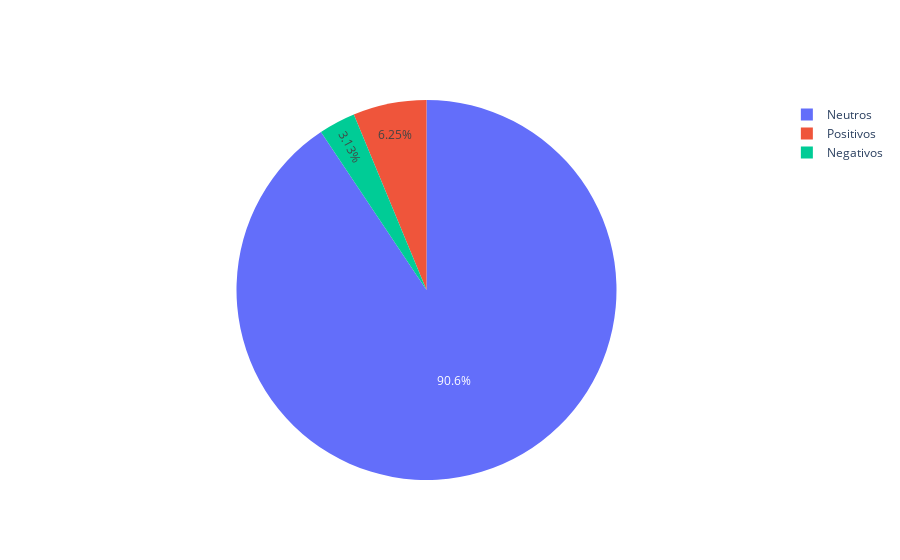

This figure's notebook cell:
### Code cell
import plotly.graph_objects as go

####################################
# Contar la cantidad de sentimientos negativos, neutros y positivos
negativos = tweets_tidy[tweets_tidy["sentimiento"] < 0].count().values[0]
neutros = tweets_tidy[tweets_tidy["sentimiento"] == 0].count().values[0]
positivos = tweets_tidy[tweets_tidy["sentimiento"] > 0].count().values[0]

# Crear la gráfica de pastel
labels = ["Negativos", "Neutros", "Positivos"]
values = [negativos, neutros, positivos]

fig = go.Figure(data=[go.Pie(labels=labels, values=values)])

fig.write_html("pie.html")
# Mostrar la gráfica
fig.show()

### Figure 1 — Plotly figure (JSON) as saved in the notebook; plotly's stock layout.template omitted (floating-point values rounded to 4 significant figures)
{"data": [{"labels": ["Negativos", "Neutros", "Positivos"], "type": "pie", "values": [1, 29, 2]}], "layout": {}}
